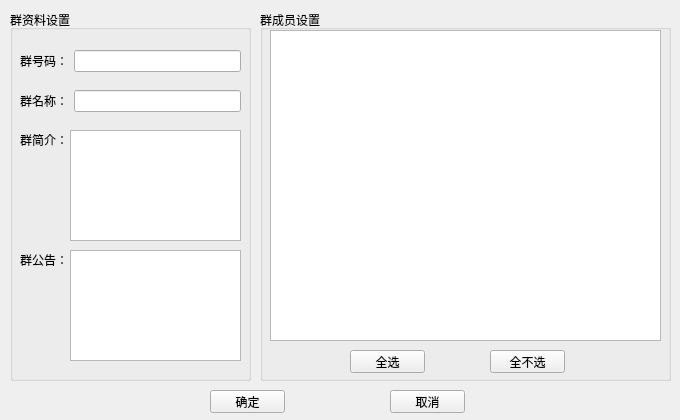
<?xml version="1.0" encoding="UTF-8"?>
<ui version="4.0">
 <class>AddqlWidget</class>
 <widget class="QWidget" name="AddqlWidget">
  <property name="geometry">
   <rect>
    <x>0</x>
    <y>0</y>
    <width>680</width>
    <height>420</height>
   </rect>
  </property>
  <property name="minimumSize">
   <size>
    <width>680</width>
    <height>420</height>
   </size>
  </property>
  <property name="maximumSize">
   <size>
    <width>680</width>
    <height>420</height>
   </size>
  </property>
  <property name="windowTitle">
   <string>新建群</string>
  </property>
  <property name="windowIcon">
   <iconset resource="images.qrc">
    <normaloff>:/images/xinqunzu.png</normaloff>:/images/xinqunzu.png</iconset>
  </property>
  <widget class="QGroupBox" name="groupBox">
   <property name="geometry">
    <rect>
     <x>10</x>
     <y>10</y>
     <width>241</width>
     <height>371</height>
    </rect>
   </property>
   <property name="title">
    <string>群资料设置</string>
   </property>
   <widget class="QWidget" name="layoutWidget">
    <property name="geometry">
     <rect>
      <x>10</x>
      <y>80</y>
      <width>221</width>
      <height>22</height>
     </rect>
    </property>
    <layout class="QHBoxLayout" name="horizontalLayout_2">
     <item>
      <widget class="QLabel" name="label_2">
       <property name="text">
        <string>群名称：</string>
       </property>
      </widget>
     </item>
     <item>
      <widget class="QLineEdit" name="qzName"/>
     </item>
    </layout>
   </widget>
   <widget class="QLabel" name="label_3">
    <property name="geometry">
     <rect>
      <x>10</x>
      <y>120</y>
      <width>48</width>
      <height>20</height>
     </rect>
    </property>
    <property name="text">
     <string>群简介：</string>
    </property>
   </widget>
   <widget class="QTextEdit" name="qzprofile">
    <property name="geometry">
     <rect>
      <x>60</x>
      <y>120</y>
      <width>171</width>
      <height>111</height>
     </rect>
    </property>
   </widget>
   <widget class="QTextEdit" name="qzprocl">
    <property name="geometry">
     <rect>
      <x>60</x>
      <y>240</y>
      <width>171</width>
      <height>111</height>
     </rect>
    </property>
   </widget>
   <widget class="QLabel" name="label_4">
    <property name="geometry">
     <rect>
      <x>10</x>
      <y>240</y>
      <width>48</width>
      <height>20</height>
     </rect>
    </property>
    <property name="text">
     <string>群公告：</string>
    </property>
   </widget>
   <widget class="QWidget" name="layoutWidget1">
    <property name="geometry">
     <rect>
      <x>10</x>
      <y>40</y>
      <width>221</width>
      <height>22</height>
     </rect>
    </property>
    <layout class="QHBoxLayout" name="horizontalLayout">
     <item>
      <widget class="QLabel" name="label">
       <property name="text">
        <string>群号码：</string>
       </property>
      </widget>
     </item>
     <item>
      <widget class="QLineEdit" name="qzId">
       <property name="readOnly">
        <bool>true</bool>
       </property>
      </widget>
     </item>
    </layout>
   </widget>
  </widget>
  <widget class="QGroupBox" name="groupBox_2">
   <property name="geometry">
    <rect>
     <x>260</x>
     <y>10</y>
     <width>411</width>
     <height>371</height>
    </rect>
   </property>
   <property name="title">
    <string>群成员设置</string>
   </property>
   <widget class="QPushButton" name="qxBtn">
    <property name="geometry">
     <rect>
      <x>90</x>
      <y>340</y>
      <width>75</width>
      <height>23</height>
     </rect>
    </property>
    <property name="text">
     <string>全选</string>
    </property>
   </widget>
   <widget class="QPushButton" name="qbxBtn">
    <property name="geometry">
     <rect>
      <x>230</x>
      <y>340</y>
      <width>75</width>
      <height>23</height>
     </rect>
    </property>
    <property name="text">
     <string>全不选</string>
    </property>
   </widget>
   <widget class="QTableWidget" name="qzmembertable">
    <property name="geometry">
     <rect>
      <x>10</x>
      <y>20</y>
      <width>391</width>
      <height>311</height>
     </rect>
    </property>
   </widget>
  </widget>
  <widget class="QPushButton" name="quitButton">
   <property name="geometry">
    <rect>
     <x>390</x>
     <y>390</y>
     <width>75</width>
     <height>23</height>
    </rect>
   </property>
   <property name="text">
    <string>取消</string>
   </property>
  </widget>
  <widget class="QPushButton" name="okButton">
   <property name="geometry">
    <rect>
     <x>210</x>
     <y>390</y>
     <width>75</width>
     <height>23</height>
    </rect>
   </property>
   <property name="text">
    <string>确定</string>
   </property>
  </widget>
 </widget>
 <resources>
  <include location="images.qrc"/>
 </resources>
 <connections/>
</ui>
